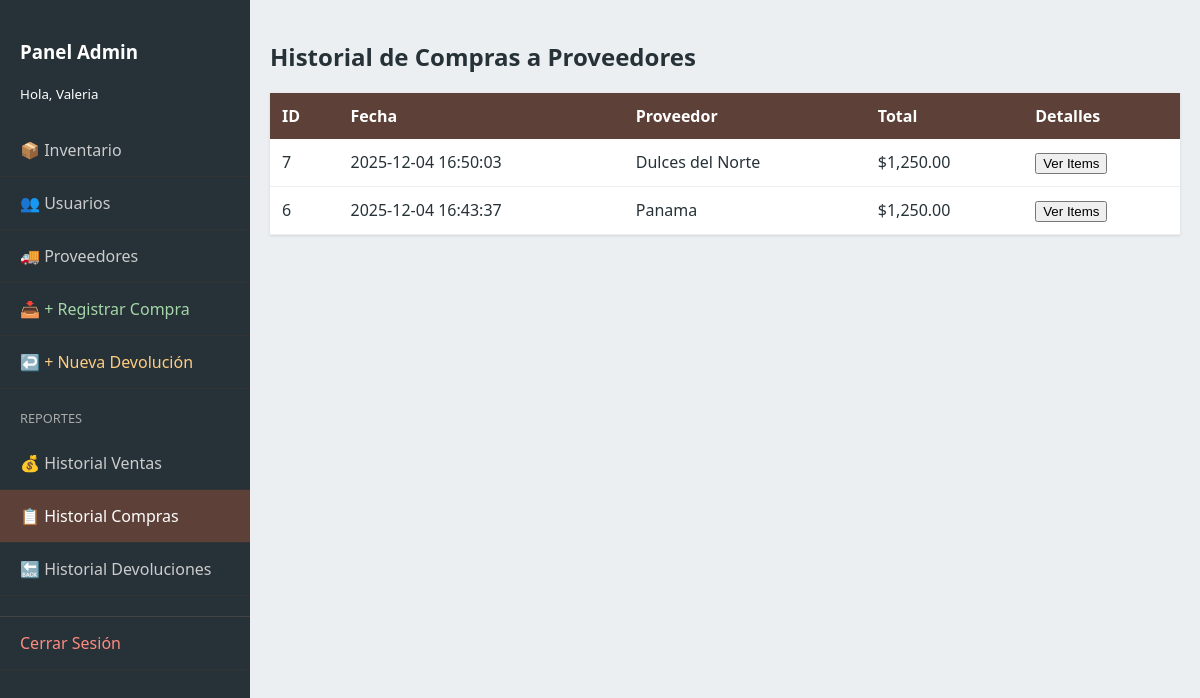
/admin_historial_compras.php (signed in), run on the app's committed database.
### tables this page shows
CREATE TABLE `compras` (
  `id` int(10) UNSIGNED NOT NULL,
  `id_proveedor` int(10) UNSIGNED NOT NULL,
  `fecha` datetime NOT NULL DEFAULT current_timestamp(),
  `total` decimal(10,2) NOT NULL
);

CREATE TABLE `proveedores` (
  `id` int(10) UNSIGNED NOT NULL,
  `nombre` varchar(150) NOT NULL,
  `correo` varchar(120) DEFAULT NULL,
  `telefono` varchar(20) DEFAULT NULL,
  `activo` tinyint(1) NOT NULL DEFAULT 1,
  `creado_en` timestamp NOT NULL DEFAULT current_timestamp()
);

### admin_historial_compras.php (the view, shortened to what this page needs)
<?php
require 'db.php';
$sql = "SELECT c.*, p.nombre as proveedor
        FROM compras c
        JOIN proveedores p ON c.id_proveedor = p.id
        ORDER BY c.id DESC";
$compras = $conn->query($sql);
?>
<!DOCTYPE html>
<html lang="es">
<head>
    <link rel="stylesheet" href="styles.css">
</head>
<body>
    <div class="admin-layout">
        <nav class="sidebar">
            <div style="padding: 20px;">
                <h3>Panel Admin</h3>
                <small>Hola, <?php echo htmlspecialchars($_SESSION['user_name']); ?></small>
            </div>
            <div class="menu">
                <a href="admin.php">📦 Inventario</a>
                <a href="admin_usuarios.php">👥 Usuarios</a>
                <a href="admin_proveedores.php">🚚 Proveedores</a>
                <a href="admin_compras.php" style="color:#A5D6A7;">📥 + Registrar Compra</a>
                <a href="admin_devoluciones.php" style="color:#FFCC80;">↩️ + Nueva Devolución</a>
                <div style="padding:10px 20px; color:#aaa; font-size:0.8rem; margin-top:10px;">REPORTES</div>
                <a href="admin_reporte_ventas.php">💰 Historial Ventas</a>
                <a href="admin_historial_compras.php" class="active">📋 Historial Compras</a>
                <a href="admin_historial_devoluciones.php">🔙 Historial Devoluciones</a>
                <a href="logout.php" style="border-top: 1px solid #444; color: #ff8a80; margin-top:20px;">Cerrar Sesión</a>
            </div>
        </nav>
        <main class="admin-content">
            <h2>Historial de Compras a Proveedores</h2>
            <table class="admin-table">
                <thead><tr><th>ID</th><th>Fecha</th><th>Proveedor</th><th>Total</th><th>Detalles</th></tr></thead>
                <tbody>
                    <?php while($r=$compras->fetch_assoc()): ?>
                    <tr>
                        <td><?= $r['id'] ?></td>
                        <td><?= $r['fecha'] ?></td>
                        <td><?= $r['proveedor'] ?></td>
                        <td>$<?= number_format($r['total'], 2) ?></td>
                        <td><button class="btn-ver-items" data-id="<?php echo $row['id']; ?>" data-bs-toggle="modal" data-bs-target="#modalDetalles">Ver Items</button></td>
                    </tr>
                    <?php endwhile; ?>
                </tbody>
            </table>
        </main>
    </div>
</body>
</html>

### styles.css (style rules this page uses)
:root { --primary: #5D4037; --secondary: #D7CCC8; --accent: #2E7D32; --danger: #C62828; --dark: #263238; --light: #ECEFF1; --white: #ffffff; }
* { box-sizing: border-box; }
body { font-family: 'Segoe UI', sans-serif; background: var(--light); margin: 0; color: var(--dark); }
.admin-layout { display: flex; height: 100vh; overflow: hidden; }
.sidebar { width: 250px; background: var(--dark); color: white; display: flex; flex-direction: column; }
.menu a { display: block; padding: 15px 20px; color: #ccc; text-decoration: none; border-bottom: 1px solid #333; }
.menu a:hover, .menu a.active { background: var(--primary); color: white; }
.admin-content { flex: 1; padding: 20px; overflow-y: auto; }
table.admin-table { width: 100%; border-collapse: collapse; background: white; box-shadow: 0 1px 3px rgba(0,0,0,0.1); }
table.admin-table th { background: var(--primary); color: white; padding: 12px; text-align: left; }
table.admin-table td { padding: 12px; border-bottom: 1px solid #eee; }

### data on the page
compras: id "7", fecha "2025-12-04 16:50:03", id_proveedor.nombre "Dulces del Norte", total "1,250.00"
compras: id "6", fecha "2025-12-04 16:43:37", id_proveedor.nombre "Panama", total "1,250.00"

### other printed values
$_SESSION['user_name'] "Valeria"
